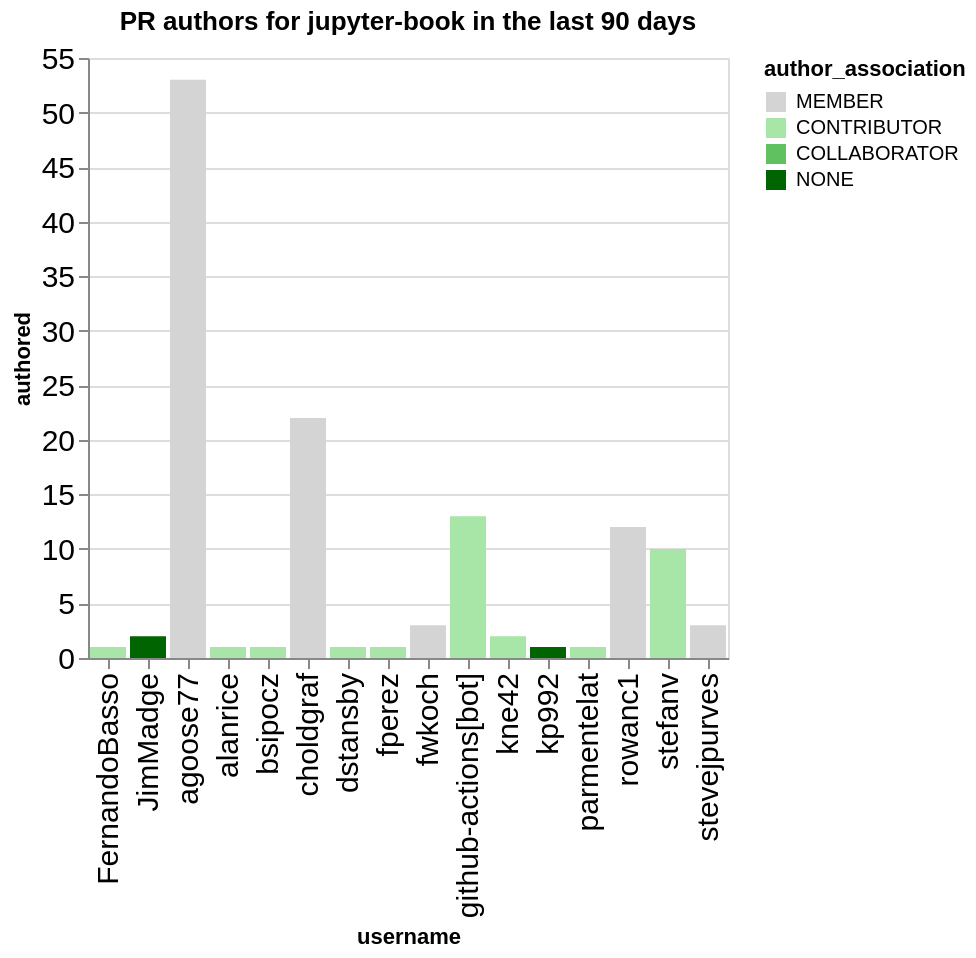

Notebook cell for this chart:
### Code cell
charts = []
title = f"PR authors for {github_org} in the last {n_days} days"
this_data = merged_by_repo.replace(np.nan, 0).groupby('username', as_index=False).agg({'authored': 'sum', 'author_association': 'first'})
this_data = this_data.sort_values('authored', ascending=False)
ch = alt.Chart(data=this_data, title=title).mark_bar().encode(
    x='username',
    y='authored',
    color=alt.Color('author_association', scale=alt.Scale(domain=author_types, range=author_colors))
)
ch

### Figure 1 — Vega-Lite specification as saved in the notebook (floating-point values rounded to 4 significant figures)
{"config": {"axisLeft": {"labelFontSize": 15}, "axisBottom": {"labelFontSize": 15}}, "data": {"name": "data-5797c66e10ec5251f0eb707b8d035711"}, "mark": {"type": "bar"}, "encoding": {"color": {"field": "author_association", "scale": {"domain": ["MEMBER", "CONTRIBUTOR", "COLLABORATOR", "NONE"], "range": ["rgb(211.82745098039214, 211.82745098039214, 211.82745098039214)", "rgb(166.98562091503268, 229.89803921568628, 166.98562091503268)", "rgb(96.37647058823529, 192.75294117647059, 96.37647058823529)", "rgb(0.0, 100.3921568627451, 0.0)"]}, "type": "nominal"}, "x": {"field": "username", "type": "nominal"}, "y": {"field": "authored", "type": "quantitative"}}, "title": "PR authors for jupyter-book in the last 90 days", "$schema": "https://vega.github.io/schema/vega-lite/v5.20.1.json", "datasets": {"data-5797c66e10ec5251f0eb707b8d035711": [{"username": "agoose77", "authored": 53, "author_association": "MEMBER"}, {"username": "choldgraf", "authored": 22, "author_association": "MEMBER"}, {"username": "github-actions[bot]", "authored": 13, "author_association": "CONTRIBUTOR"}, {"username": "rowanc1", "authored": 12, "author_association": "MEMBER"}, {"username": "stefanv", "authored": 10, "author_association": "CONTRIBUTOR"}, {"username": "fwkoch", "authored": 3, "author_association": "MEMBER"}, {"username": "stevejpurves", "authored": 3, "author_association": "MEMBER"}, {"username": "JimMadge", "authored": 2, "author_association": "NONE"}, {"username": "kne42", "authored": 2, "author_association": "CONTRIBUTOR"}, {"username": "fperez", "authored": 1, "author_association": "CONTRIBUTOR"}, {"username": "bsipocz", "authored": 1, "author_association": "CONTRIBUTOR"}, {"username": "alanrice", "authored": 1, "author_association": "CONTRIBUTOR"}, {"username": "FernandoBasso", "authored": 1, "author_association": "CONTRIBUTOR"}, {"username": "dstansby", "authored": 1, "author_association": "CONTRIBUTOR"}, {"username": "kp992", "authored": 1, "author_association": "NONE"}, {"username": "parmentelat", "authored": 1, "author_association": "CONTRIBUTOR"}]}}
